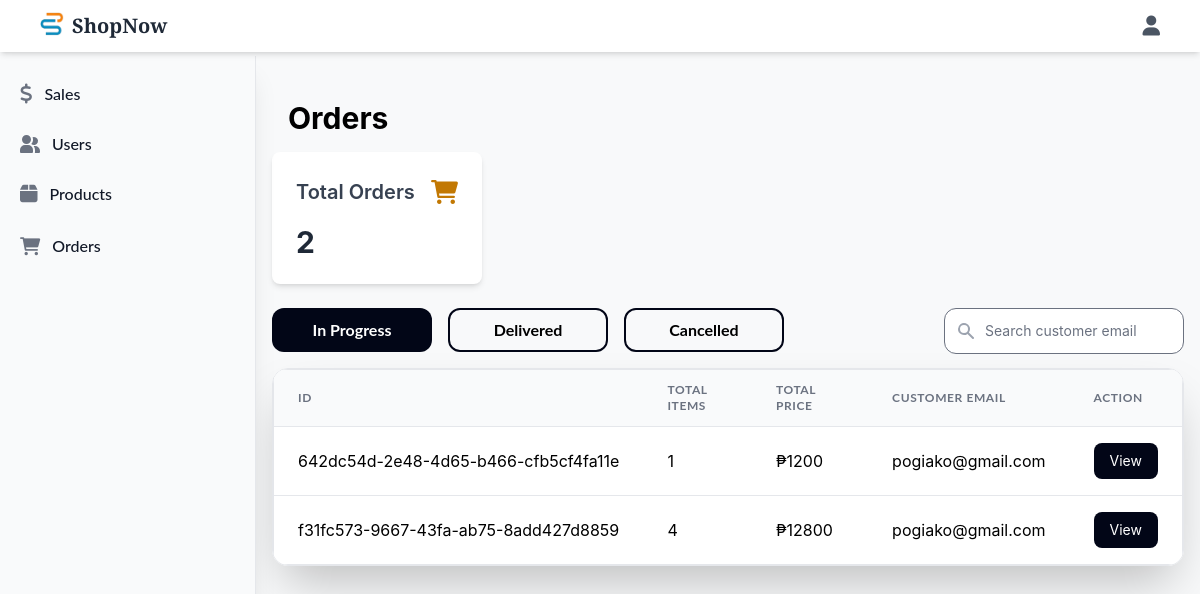
The page /seller/orders (signed in) on the database as committed earlier.
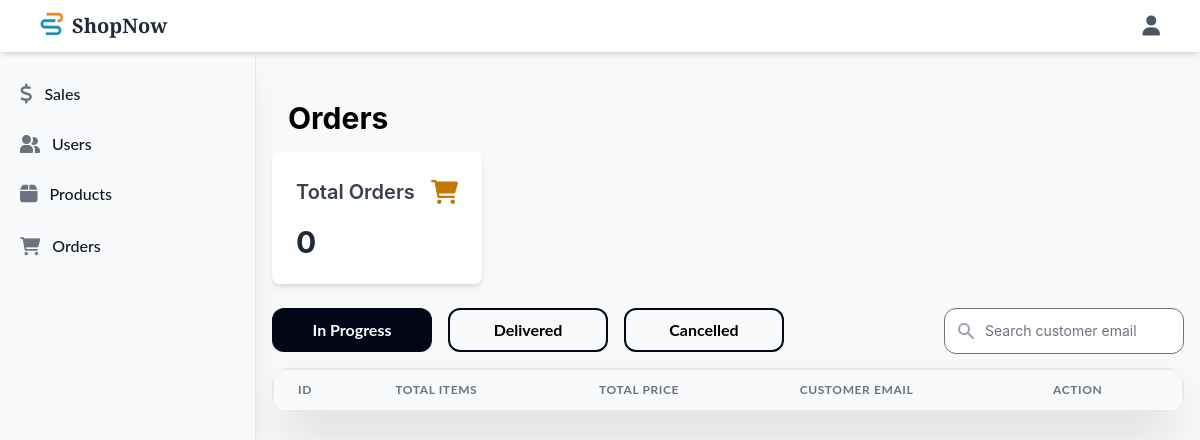
The same page on the database as committed later.
### main/models.py (models this page shows, shortened)
class Transaction(models.Model):
    transaction_id = models.UUIDField(default=uuid.uuid4, editable=False, unique=True, primary_key=True)
    transaction_product = models.ForeignKey(Cart, on_delete=models.CASCADE)
    transaction_status = models.CharField(max_length=100, default='In Progress')
    transaction_owner = models.ForeignKey(User, on_delete=models.CASCADE)
    transaction_invoice = models.IntegerField(default=1)
    transaction_total_price = models.IntegerField()
    transaction_total_items = models.IntegerField()
    transaction_date = models.CharField(max_length=50)

### main/views.py (the view)
# urls.py: path('seller/orders', views.seller_orders, name='seller-orders'),
def seller_orders(request, status='In Progress'):
    if request.session.get('is_admin'):
        if status != 'In Progress' and status != 'Delivered' and status != 'Cancelled':
            status = 'In Progress'
        try:
            if request.method == 'GET':
                orders = models.Transaction.objects.filter(
                    transaction_status = status,
                    transaction_owner__username__icontains = request.GET['search']
                    ).order_by('-transaction_invoice').values('transaction_invoice').distinct()
        except:
            orders = models.Transaction.objects.filter(transaction_status = status).order_by('-transaction_invoice').values('transaction_invoice').distinct()
        total_orders= orders.count()
        order_list = []
        try:
            for order in orders:
                item = models.Transaction.objects.filter(
                    transaction_status = status,
                    transaction_invoice = order['transaction_invoice']
                )
                order_list.append(item[0])
        except:
            print('Error')
        return render(request, 'main/admin/seller_order.html', {'status' : status, 'order_list' : order_list, 'total_orders' : total_orders})
    return redirect('store')

### main/templates/main/admin/seller_order.html (shortened to what the changed rows need)
{% extends 'main/admin/dashboard.html' %}
{% load static %}
{% block dashboard %}
<div class="grid grid-cols-1 md:grid-cols-2 lg:grid-cols-4 gap-6 mb-4">
    <div>
        <div class="container mx-auto px-4 pt-8 pb-2">
            <h1 class="text-3xl flex-1 font-bold mb-2">Orders</h1>
        </div>
        <div class="bg-white rounded-lg shadow-md p-6">
            <div class="flex items-center justify-between mb-4">
                <h2 class="text-xl font-semibold text-gray-700">Total
                    {% if status == 'In Progress' %}
                        Orders
                    {% else %}
                        {{status}}
                    {% endif %}
                </h2>
                <i class="fas fa-shopping-cart text-2xl text-yellow-500"></i>
            </div>
            <p class="text-3xl font-bold text-gray-800">{{ total_orders }}</p>
        </div>
    </div>
</div>
<div class="flex md:flex-row flex-col">
    <div class="flex-1 my-2 mb-4">
        <div class="flex md:flex-row flex-col space-x-4">
            <a href="/seller/orders/In Progress">
                <div class="font-lato w-40 h-11 font-bold rounded-xl {% if status == 'In Progress' %} bg-slate-950 hover:bg-slate-800 text-white {% else %} border-2 border-slate-950 hover:bg-gray-200 {% endif %}">
                    <div class="h-full flex flex-col justify-center">
                        <h1 href="#" class="text-center">In Progress</h1>
                    </div>
                </div>
            </a>
            <a href="/seller/orders/Delivered">
                <div class="font-lato w-40 h-11 font-bold rounded-xl {% if status == 'Delivered' %} bg-slate-950 hover:bg-slate-800 text-white {% else %} border-2 border-slate-950 hover:bg-gray-200 {% endif %}">
                    <div class="h-full flex flex-col justify-center">
                        <h1 href="#" class="text-center">Delivered</h1>
                    </div>
                </div>
            </a>
            <a href="/seller/orders/Cancelled">
                <div class="font-lato w-40 h-11 font-bold rounded-xl {% if status == 'Cancelled' %} bg-slate-950 hover:bg-slate-800 text-white {% else %} border-2 border-slate-950 hover:bg-gray-200 {% endif %}">
                    <div class="h-full flex flex-col justify-center">
                        <h1 href="#" class="text-center">Cancelled</h1>
                    </div>
                </div>
            </a>
        </div>
    </div>
</div>
<div>
    <div class="rounded-2xl border shadow-2xl overflow-x-auto">
        <table class="min-w-full bg-white w-full border">
            <thead>
                <tr class="bg-gray-50 border-b">
                    <th class="py-3 px-6 text-left text-xs font-bold font-lato text-gray-500 uppercase tracking-wider">ID</th>
                    <th class="py-3 px-6 text-left text-xs font-bold font-lato text-gray-500 uppercase tracking-wider">Total Items</th>
                    <th class="py-3 px-6 text-left text-xs font-bold font-lato text-gray-500 uppercase tracking-wider">Total Price</th>
                    <th class="py-3 px-6 text-left text-xs font-bold font-lato text-gray-500 uppercase tracking-wider">Customer Email</th>
                    <th class="py-3 px-6 text-left text-xs font-bold font-lato text-gray-500 uppercase tracking-wider">Action</th>
                </tr>
            </thead>
            <tbody class="divide-y divide-gray-200">
                {% for order in order_list %}
                    <tr class="hover:bg-gray-50 transition-colors duration-200">
                        <td class="py-4 px-6 whitespace-nowrap">{{order.transaction_id}}</td>
                        <td class="py-4 px-6 whitespace-nowrap">{{ order.transaction_total_items }}</td>
                        <td class="py-4 px-6 whitespace-nowrap">₱{{ order.transaction_total_price }}</td>
                        <td class="py-4 px-6 whitespace-nowrap">{{ order.transaction_owner.username }}</td>
                        <td class="py-4 px-6 whitespace-nowrap">
                            <button onclick="openModal(this)" id="{{order.transaction_invoice}}" class="bg-slate-950 hover:bg-slate-800 text-white text-sm py-2 px-4 rounded-lg transition-colors duration-200 focus:outline-none focus:ring-2  focus:ring-opacity-50">
                                View
                            </button>
                        </td>
                    </tr>
                {%  endfor %}
            </tbody>
        </table>
    </div>
</div>
{% endblock %}

Rows that differ between the two databases and show on the page:
removed Transaction: transaction_id "642dc54d-2e48-4d65-b466-cfb5cf4fa11e", transaction_total_items "1", transaction_total_price "1200", transaction_owner.username "pogiako@gmail.com"
removed Transaction: transaction_id "f31fc573-9667-43fa-ab75-8add427d8859", transaction_total_items "4", transaction_total_price "12800", transaction_owner.username "pogiako@gmail.com"
Other text that changed with them:
{{ total_orders }}: "2" → "0"
